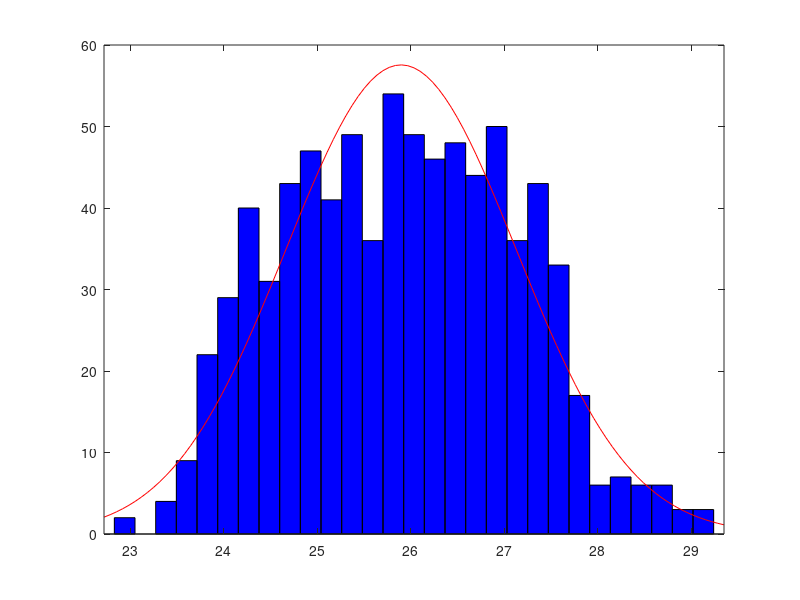

Write the MATLAB code that produced this figure.
%load data and compute summary statistics
load data.txt;
nino_3=data(:,5);
nino_3_4=data(:,9);
nino_1_2=data(:,3);
stdev_nino3=std(nino_3);
mean_nino3=mean(nino_3);
var_nino3=var(nino_3);
sqrt_var_nino3=sqrt(var_nino3);
z_alpha_2=1.96

% 95 percent confidence interval calculation
lft_ci=mean_nino3-(z_alpha_2*stdev_nino3)/sqrt(length(nino_3));
rgt_ci=mean_nino3+(z_alpha_2*stdev_nino3)/sqrt(length(nino_3));
ci_interval=[lft_ci,rgt_ci];


%compute 95 percent confidence interval of sample variance of nino3
nu=length(nino_3)-1;
min_var=(nu*var_nino3)/chi2inv(0.975,nu);
max_var=(nu*var_nino3)/chi2inv(0.025,nu);

%compute histogram with normal distribution overlaid of nino3
histfit(nino_3);

%compute norm fit at 95 percent confidence interval for mean and standard
%deviation for nino3
[muHat_nino3,sigmaHat_nino3,muCI_nino3,sigmaCI_nino3]  =normfit(nino_3,.05);


[muHat_nino3_4,sigmaHat_nino3_4,muCI_nino3_4,sigmaCI_nino3_4]  =normfit(nino_3_4,.05);

[muHat_nino1_2,sigmaHat_nino1_2,muCI_nino1_2,sigmaCI_nino1_2]  =normfit(nino_1_2,.05);

[muHat_nino3_10,sigmaHat_nino3_10,muCI_nino3_10,sigmaCI_nino3_10]  =normfit(nino_3,.05);

